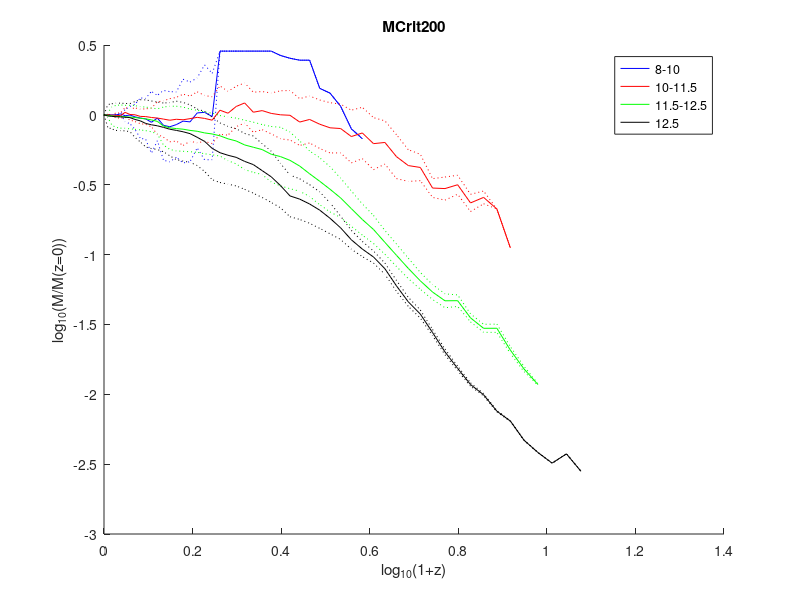
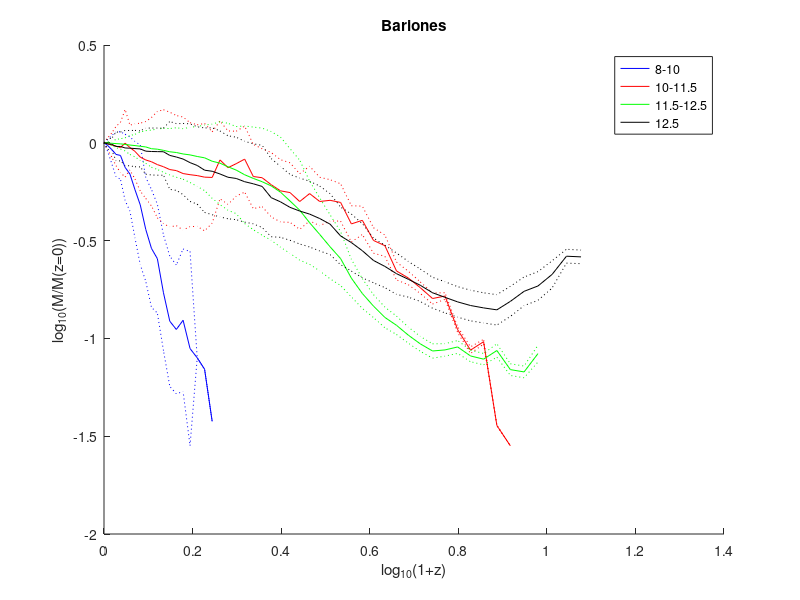

These charts were generated, in order, by the following MATLAB code:
% Dibujar todos los plots juntos


% DM con barras de error
figure(95)
clf
hold on
load('Variables/Datos 8-10.mat')
h1 = plot(X1,Y1, '-b');
plot(X1,Y1+Z1, ':b')
plot(X1,Y1-Z1, ':b')
load('Variables/Datos 10-11.5.mat')
h2 = plot(X1,Y1, '-r');
plot(X1,Y1+Z1, ':r')
plot(X1,Y1-Z1, ':r')
load('Variables/Datos 11.5-12.5.mat')
h3 = plot(X1,Y1, '-g');
plot(X1,Y1+Z1, ':g')
plot(X1,Y1-Z1, ':g')
load('Variables/Datos 12.5.mat')
h4 = plot(X1,Y1, '-k');
plot(X1,Y1+Z1, ':k')
plot(X1,Y1-Z1, ':k')
legend([h1 h2 h3 h4], '8-10', '10-11.5', '11.5-12.5', '12.5')
title 'MCrit200'
xlabel('log_1_0(1+z)')
ylabel('log_1_0(M/M(z=0))')
saveas(gcf,'DibAuto/DM con barras alt.png')

% Bariones con barras de error
figure(94)
clf
hold on
load('Variables/Datos 8-10.mat')
h1 = plot(X2,Y2, '-b');
plot(X2,Y2+Z2, ':b')
plot(X2,Y2-Z2, ':b')
load('Variables/Datos 10-11.5.mat')
h2 = plot(X2,Y2, '-r');
plot(X2,Y2+Z2, ':r')
plot(X2,Y2-Z2, ':r')
load('Variables/Datos 11.5-12.5.mat')
h3 = plot(X2,Y2, '-g');
plot(X2,Y2+Z2, ':g')
plot(X2,Y2-Z2, ':g')
load('Variables/Datos 12.5.mat')
h4 = plot(X2,Y2, '-k');
plot(X2,Y2+Z2, ':k')
plot(X2,Y2-Z2, ':k')
legend([h1 h2 h3 h4], '8-10', '10-11.5', '11.5-12.5', '12.5')
title 'Bariones'
xlabel('log_1_0(1+z)')
ylabel('log_1_0(M/M(z=0))')
saveas(gcf,'DibAuto/Bariones con barras alt.png')
